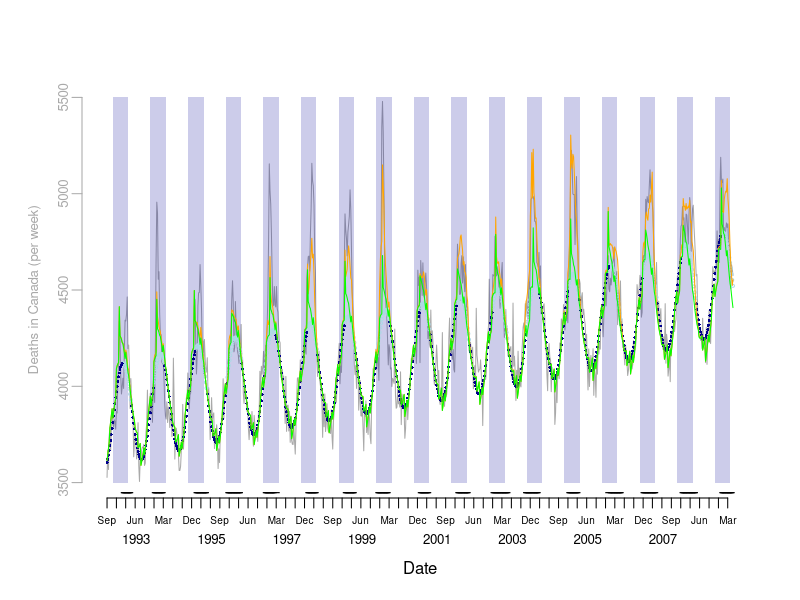
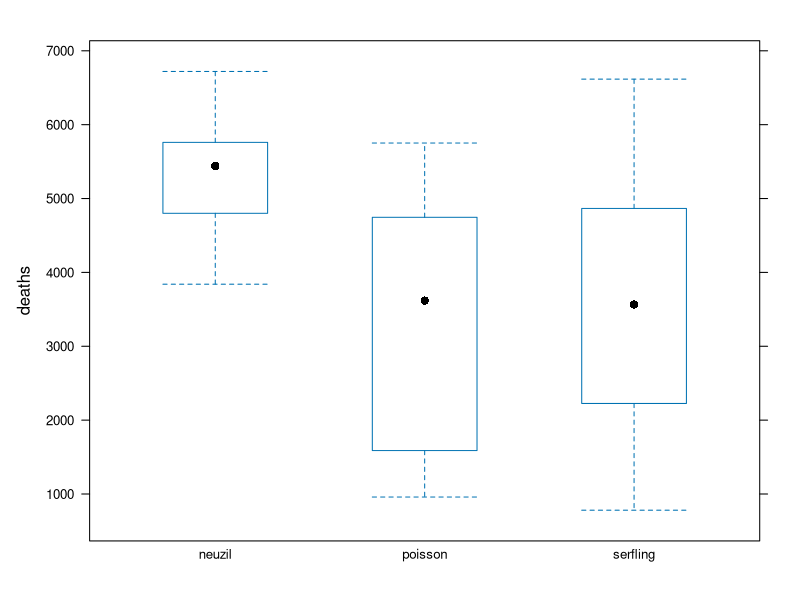

Generate these figures, in order, with R:
## ------------- Module 1 Example Code -------------

## ------------- Load Data -------------

# Read data files as downloaded after minor cleaning
setwd("/Users/david/GitHub/pphs616")
death = read.csv("data/Table_S1_clean.csv")

# Cast columns to correct data types
death$DEATHDT = as.Date(death$DEATHDT)
death$MONTH = as.factor(death$MONTH)


## ------------- Plot Deaths and Seasons -------------
# Create date sequences for labelling plots
months = seq(from=head(death$DEATHDT,1), to=tail(death$DEATHDT,1), by="months")
quarters = seq(from=head(death$DEATHDT,1), to=tail(death$DEATHDT,1), by="quarters")
years = seq(from=as.Date("1993-06-15"), to=as.Date("2008-06-15"), by="years")
seasons = seq(1993,2009)

# Plot observed counts
## draw a plot with two Date axes, one with quarters, and one with years
plot(death$DEATHDT, death$COUNT, type='n', bty='n', xaxt='n', yaxt='n', 
     xlab = "Date", ylab='', ylim=c(3500,5500), xlim=c(head(death$DEATHDT,1), tail(death$DEATHDT,1)))
axis.Date(1, at=quarters, format="%b", cex.axis=0.6, mgp=c(3,0.5,0))
axis.Date(1, at=years, format="%Y", tick=FALSE, cex.axis=0.8, mgp=c(5,1.5,0))

# Create axis and add data for all-cause mortality
death.col = "dark gray"
axis(2, at = seq(3500,5500,500), col=death.col, col.axis=death.col, mgp=c(2,0.5,0), cex.axis=0.8)
mtext("Deaths in Canada (per week)", side=2, line=2, at=4500, col=death.col, cex=0.8)
lines(death$DEATHDT, death$COUNT, type='l', col=death.col)

# Add periseason boundaries (Nov to Apr) to plot
nov = seq(from=as.Date("1992-11-01"), to=as.Date("2008-11-01"), by="years")
apr = seq(from=as.Date("1993-04-01"), to=as.Date("2009-04-01"), by="years")
y.pts = rep(c(3500,5500,5500,3500), length(nov))
x.pts = NULL
for (month in 1:length(nov)){
	x.pts = c(x.pts, c(nov[month], nov[month], apr[month], apr[month]))
} # for
polygon(x.pts, y.pts, density=NULL, col="#00009933", border=NA)

# Identify influenza A season boundaries using calendar and WHO reporting data
#  according to a simplified verion of the method described by Neuzil
season.n = NULL
for (season in seasons) {
	n.tests = sum(death$FLUA[death$YRSEAS==season])
	season.n = c(season.n, death$FLUA[death$YRSEAS==season] > n.tests*0.01)
} # for

# Plot seasons
periseason = c("Nov","Dec","Jan","Feb","Mar","Apr")
death$peri = is.element(format(death$DEATHDT, format="%b"), periseason)
death$neuzil = season.n
# Modify outlier that is not connected to season
death$neuzil[death$WEEK==206] = FALSE

# Add seasonal boundaries at base of plot
points(death$DEATHDT, (death$neuzil*3500-50), pch="-", cex=1)


## ------------- Periseason -------------
# Calculate excess mortality using periseason approaches
weeks.p = sum(death$peri==TRUE & death$neuzil==FALSE)
count.p = sum(death$COUNT[(death$peri==TRUE & death$neuzil==FALSE)])

weeks.n = sum(death$peri==TRUE & death$neuzil==TRUE)
count.n = sum(death$COUNT[(death$peri==TRUE & death$neuzil==TRUE)])


# Rate difference (deaths / week)
rd.n = (count.n / weeks.n) - (count.p / weeks.p)

excess = data.frame(season=seasons, n.total=rep(NA,length(seasons)), n.weeks=rep(NA,length(seasons)))
for (season in seasons) {
	excess$n.weeks[excess$season==season] = nrow(death[death$peri==TRUE & death$neuzil==TRUE & death$YRSEAS==season,])
	excess$n.total[excess$season==season] = sum(rd.n * excess$n.weeks[excess$season==season])
} # for - seasons


## ------------- Serfling -------------
# Define variables
t = seq(1,nrow(death))
t2 = t^2
t3 = t^3
c = cos(2*pi*t/52)
s = sin(2*pi*t/52)

# Censor data during circulating influenza periods for fitting model
# - Create an empty vector to hold outcome data that will be used to fit model
y.fit = rep(NA, length(death$COUNT))
# - Populate the vector with values outside the influenza seasons
y.fit[death$neuzil==FALSE | death$peri==FALSE] = death$COUNT[death$neuzil==FALSE | death$peri==FALSE]
# - Create data frome to hold data for fitting the model
fit.data = data.frame(y=y.fit, t=t, t2=t2, t3=t3, c=c, s=s)

# Create data frame without outcome for prediction of censored weeks
predict.data = data.frame(t=t, t2=t2, t3=t3, c=c, s=s)

# Fit the model
serfling = glm(y ~ c + s + t + t2 + t3, data=fit.data)

# Predict deaths for censored days (and obtain model fit for other days)
serfling.predict = predict(serfling, predict.data)

# Plot fit and predicted values
points(death$DEATHDT[death$neuzil==TRUE & death$peri==TRUE], serfling.predict[death$neuzil==TRUE & death$peri==TRUE], pch=1, cex=0.4, col="light blue")
points(death$DEATHDT[(death$neuzil==FALSE | death$peri==FALSE)], serfling.predict[(death$neuzil==FALSE | death$peri==FALSE)], pch=16, cex=0.4, col="dark blue")

# Determine excess deaths per season using Serfling model. Consider excess over all days in the season and only days the observed count is above the predicted.
for (season in seasons) {
	excess.deaths.s.pos = death$COUNT[(death$COUNT > serfling.predict & death$YRSEAS==season & death$peri==TRUE)] - 
						serfling.predict[(death$COUNT > serfling.predict & death$YRSEAS==season & death$peri==TRUE)]
	
	excess.deaths.s.all = death$COUNT[death$YRSEAS==season & death$peri==TRUE] - serfling.predict[death$YRSEAS==season & death$peri==TRUE]
	
	excess$s.pos.total[excess$season==season] = sum(excess.deaths.s.pos, na.rm=TRUE)
	excess$s.pos.weeks[excess$season==season] = length(excess.deaths.s.pos)
	
	excess$s.all.total[excess$season==season] = sum(excess.deaths.s.all, na.rm=TRUE)
	excess$s.all.weeks[excess$season==season] = length(excess.deaths.s.all)
} # for


## ------------- GLM (Poisson) -------------
# Define data structures
# - Create a data.frame for fitting the model
fit.data.p = data.frame(y=death$COUNT, c=c, s=s, month=death$MONTH, jan=death$JAN1, flua=death$FLUA, flub=death$FLUB, rsv=death$RSVPOS, week=death$WEEK)
# - Create a data.frame for 'predicting' deaths, really the model fit for each week
predict.data.p = data.frame(c=c, s=s, month=death$MONTH, jan=death$JAN1, flua=death$FLUA, flub=death$FLUB, rsv=death$RSVPOS, week=death$WEEK)
# - Create a data.frame for predicting deaths in the absence of influenza a 
predict.data.p.noflua = data.frame(c=c, s=s, month=death$MONTH, jan=death$JAN1, flua=rep(0,nrow(death)), flub=death$FLUB, rsv=death$RSVPOS, week=death$WEEK)

# Fit the model
poisson = glm(y ~ c + s + month + jan + flua + rsv + week, data=fit.data.p, family=poisson(link="log"))

# Predict deaths for all days with and without influenza A circulating
poisson.predict = predict(poisson, predict.data.p, type="response")
poisson.predict.noflua = predict(poisson, predict.data.p.noflua, type="response")

# Plot the fit and predicted values
lines(death$DEATHDT, poisson.predict, col="orange", lty=1)
lines(death$DEATHDT, poisson.predict.noflua, col="green", lty=1)

# Determine excess deaths per season using Poisson model. 
for (season in seasons) {
	excess.deaths.p.pos = death$COUNT[(death$COUNT > poisson.predict.noflua & death$YRSEAS==season & death$peri==TRUE)] - 
						poisson.predict.noflua[(death$COUNT > poisson.predict.noflua & death$YRSEAS==season & death$peri==TRUE)]
	
	excess.deaths.p.all = death$COUNT[death$YRSEAS==season & death$peri==TRUE] - poisson.predict.noflua[death$YRSEAS==season & death$peri==TRUE]
		
	excess$p.pos.total[excess$season==season] = sum(excess.deaths.p.pos, na.rm=TRUE)
	excess$p.pos.weeks[excess$season==season] = length(excess.deaths.p.pos)
	
	excess$p.all.total[excess$season==season] = sum(excess.deaths.p.all, na.rm=TRUE)
	excess$p.all.weeks[excess$season==season] = length(excess.deaths.p.all)

} # for


## ------------- Plot Excess Deaths by Method -------------
# Create boxplot of excess deaths by method, with seasons as observations
# Load a graphics library
require(lattice)

# Prepare the data structure
excess.total = excess[,c("season","n.total","s.pos.total","p.pos.total")]
methods=c("neuzil","serfling","poisson")
methods.vector = c(rep(methods[1],length(seasons)), rep(methods[2],length(seasons)), rep(methods[3],length(seasons)))
excess.long = data.frame(season=rep(seasons,3), method=methods.vector, deaths=rep(NA,length(seasons)*3))
for (season in seasons) {
	for (method in methods) {
		excess.long$deaths[excess.long$season==season & excess.long$method==method] = excess.total[excess.total==season, (which(methods==method)+1)]
	} # for - methods
} # for - seasons

# Draw the plot
bwplot(deaths ~ method, data=excess.long, horizontal=FALSE)
